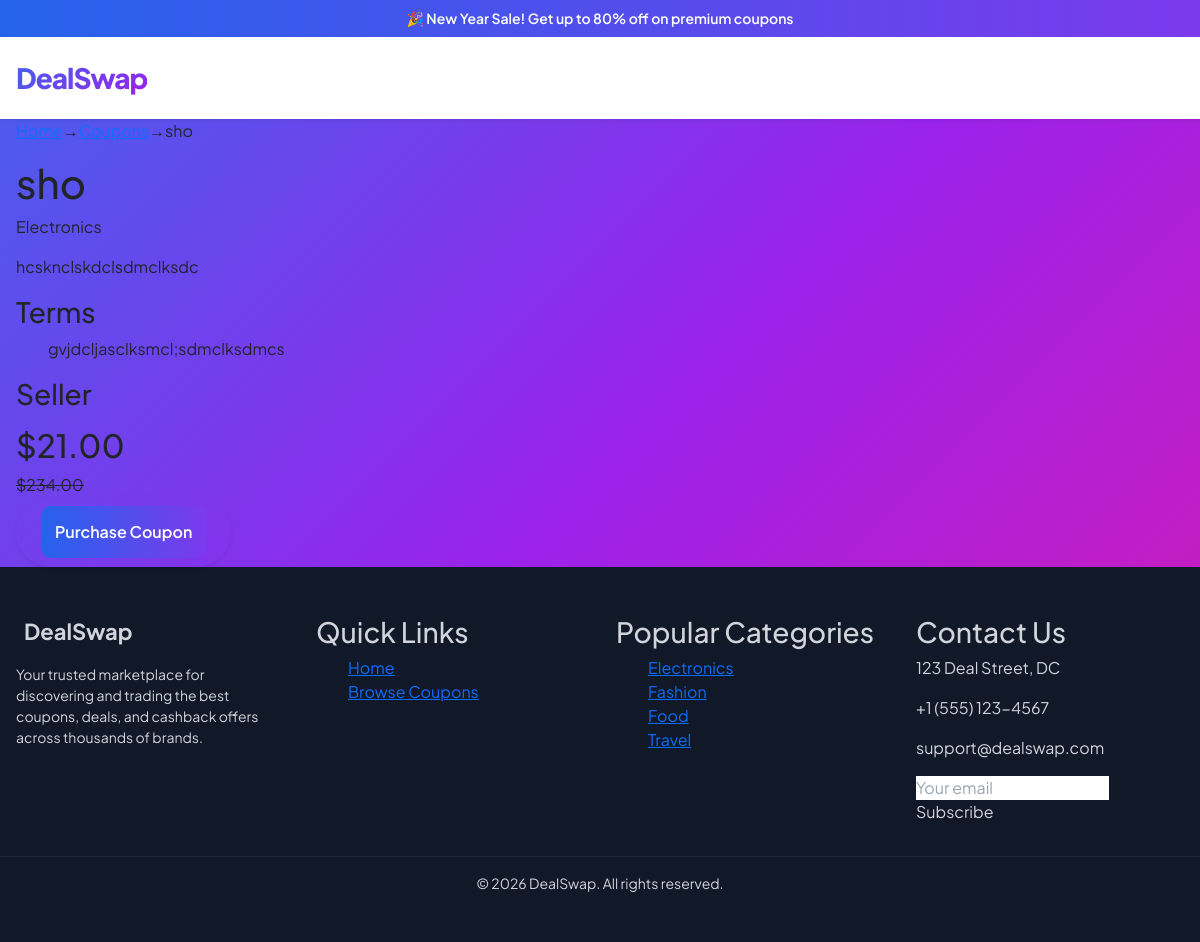
The page /coupon/1/ on the database its author committed.
### coupons/models.py (models this page shows, shortened)
class Coupon(models.Model):
    seller = models.ForeignKey(
        User,
        on_delete=models.CASCADE,
        related_name="coupons"
    )
    title = models.CharField(max_length=100)
    description = models.TextField()
    brand = models.CharField(max_length=100)
    CATEGORY_CHOICES = [
        ("Electronics", "Electronics"),
        ("Fashion", "Fashion"),
        ("Food", "Food"),
        ("Travel", "Travel"),
        ("Gaming", "Gaming"),
        ("Entertainment", "Entertainment"),
    ]
    category = models.CharField(max_length=50, choices=CATEGORY_CHOICES)
    original_price = models.DecimalField(
        max_digits=10, decimal_places=2, default=0
    )
    selling_price = models.DecimalField(
        max_digits=10, decimal_places=2,default=0
    )
    discount_percent = models.IntegerField(default=0)
    code = models.CharField(max_length=50, unique=True)
    valid_until = models.DateField()
    terms = models.TextField(blank=True, default="")
    is_sold = models.BooleanField(default=False)
    created_at = models.DateTimeField(auto_now_add=True)

### coupons/views.py (the view)
# urls.py: path("coupon/<int:coupon_id>/", views.coupon_detail_view, name="coupon_detail"),
def coupon_detail_view(request, coupon_id):
    coupon = get_object_or_404(Coupon, id=coupon_id)
    return render(request, "core/couponDetail.html", {
        "coupon": coupon
    })

### coupons/templates/core/couponDetail.html (shortened to what this page needs)
{% extends "core/base.html" %}
{% load static %}
  {% block extra_css %}
  <script src="https://cdn.tailwindcss.com"></script>
   <link rel="stylesheet" href="{% static 'core/css/style.css' %}">
    <link rel="stylesheet" href="{% static 'core/style1.css' %}">
{% endblock %}
{% block content %}
<div class="page">
  <div class="container">
    <div class="breadcrumb">
      <a href="{% url 'home' %}">Home</a> →
      <a href="{% url 'list_coupon' %}">Coupons</a> →
      <span>{{ coupon.title }}</span>
    </div>
    <div class="grid-main">
      <div class="content">
        <h1>{{ coupon.title }}</h1>
        <p class="muted">{{ coupon.category }}</p>
        <p>{{ coupon.description }}</p>
        <h3>Terms</h3>
        <ul>
            <li>{{ coupon.terms }}</li>
        </ul>
        <h3>Seller</h3>
      </div>
      <div class="sidebar">
        <div class="price-box">
          <h2>${{ coupon.selling_price }}</h2>
          {% if coupon.original_price %}
            <del>${{ coupon.original_price }}</del>
          {% endif %}
        </div>
        {% if purchased %}
          <div class="success-box">
            <strong>Coupon Code:</strong>
            <input value="{{ coupon.coupon_code }}" readonly>
          </div>
        {% else %}
          <div method="POST">
            <a href="{% url 'checkout_page' coupon.id %}" class="btn rounded-pill px-4 fw-bold shadow-sm">
                <button class="btn-primary">Purchase Coupon</button>
            </a>
          </div>
        {% endif %}
      </div>
    </div>
  </div>
</div>
{% endblock %}

### coupons/static/core/css/style.css (style rules this page uses)
body { font-family: 'Plus Jakarta Sans', sans-serif; background: #fdfdfd; background: linear-gradient(135deg, #4361ee 0%, #9b22ea 50%, #d91baf 100%); }

### coupons/static/core/style1.css (style rules this page uses)
* { box-sizing: border-box; margin: 0; padding: 0; }
body { font-family: Arial, sans-serif; background: linear-gradient(135deg, #4361ee 0%, #9b22ea 50%, #d91baf 100%); }
.container { max-width: 1200px; margin: auto; padding: 0 16px; }
.btn { padding: 8px 16px; border-radius: 8px; text-decoration: none; color: white; }
.btn-primary { flex: 1; padding: 14px; background: linear-gradient(to right, #2563eb, #7c3aed); color: white; border-radius: 10px; text-align: center; font-weight: 600; border: none; }
body { background: linear-gradient(135deg, #4361ee 0%, #9b22ea 50%, #d91baf 100%); min-height: 100vh; background-attachment: fixed; }

### coupons/static/core/dashboard.css (style rules this page uses)
body { background: linear-gradient(135deg, #4361ee 0%, #9b22ea 50%, #d91baf 100%); }

### coupons/templates/core/Navbar.html (style rules this page uses)
:root { --primary-gradient: linear-gradient(135deg, #4361ee 0%, #9b22ea 100%); --font-main: 'Plus Jakarta Sans', sans-serif; }
body { font-family: var(--font-main); background-color: #f8f9fa; }

### rows shown on the page
Coupon: title "sho", category "Electronics", description "hcsknclskdclsdmclksdc", terms "gvjdcljasclksmcl;sdmclksdmcs", selling_price "21.00", original_price "234.00"
